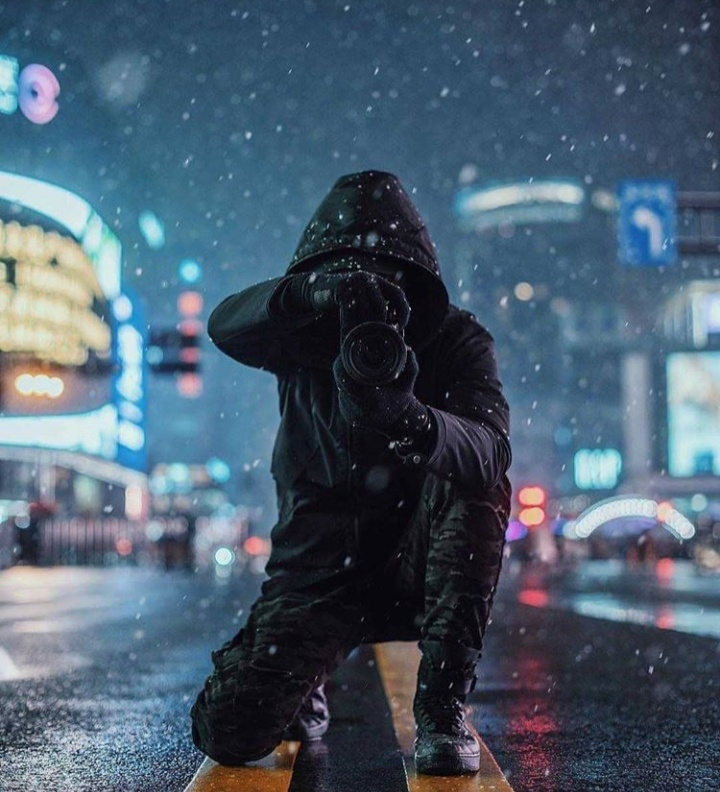
#> input picture Basic Functions/Faceless.jpg, 720 x 792 px, found by its file name
$ python crop_img.py
#> lines starting #> are read from the running program, lines starting #| are printed output that depends on the picture
import cv2
import numpy as np

## Import Image and Find its Size ##
image = cv2.imread(r"H:\Projects\OpenCV\Basic Functions\Faceless.jpg")
#> image is the input picture: shape (792, 720, 3); mean B, G, R 109.1, 92.1, 73.7
print(image.shape)
#| (792, 720, 3)

## Crop the Image to required size ##
crop_image = image[200:700, 500:700]
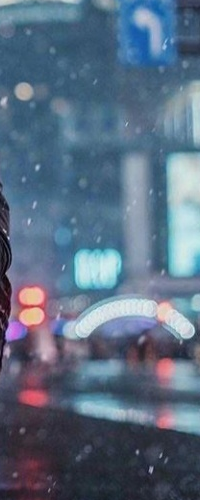
#> crop_image: shape (500, 200, 3); mean B, G, R 129.6, 108.6, 90.1

## Show both images and compare ##
cv2.imshow("Real Image", image)
cv2.imshow("Cropped Image", crop_image)


cv2.waitKey(0)
